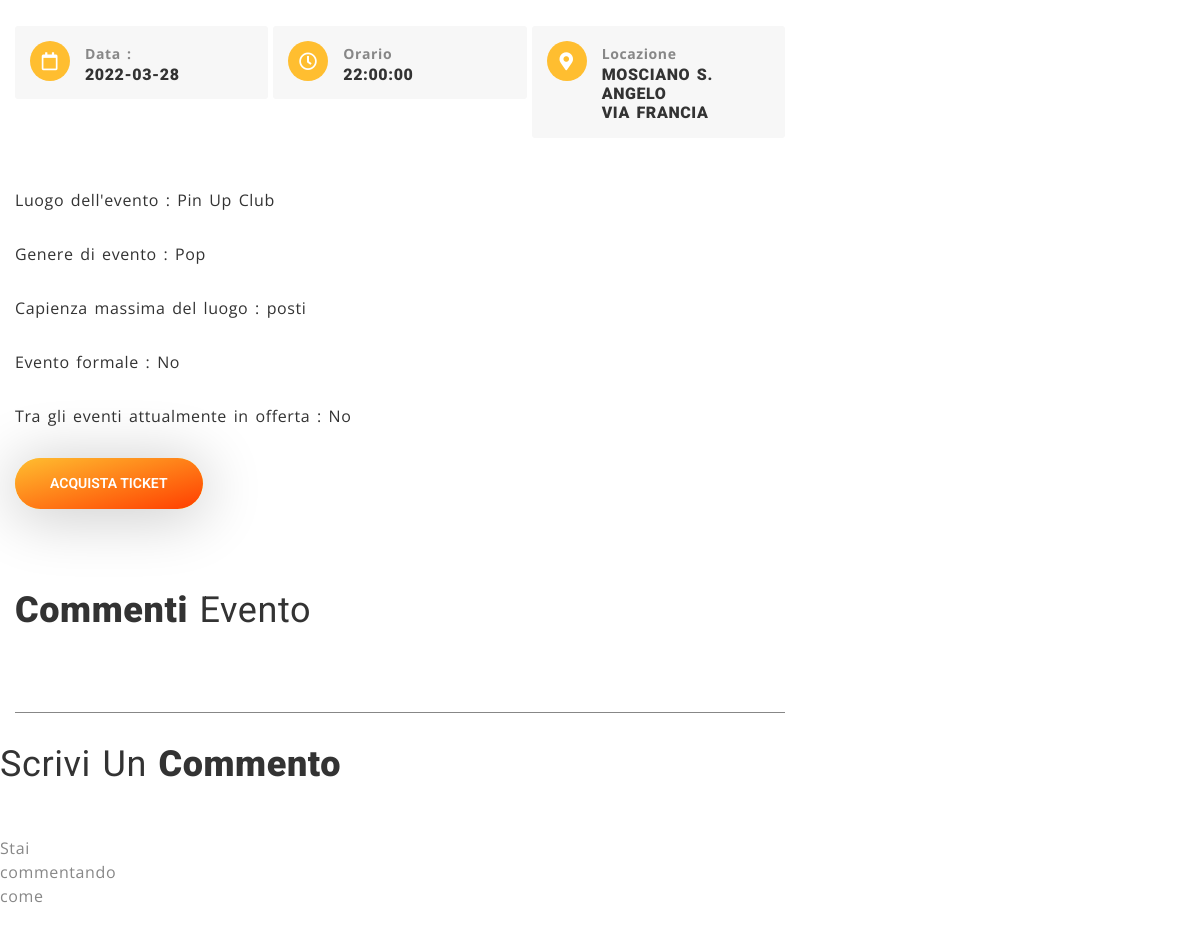
Page /Template/eventDetails.php?idEvento=6 (middle part) on the earlier database version.
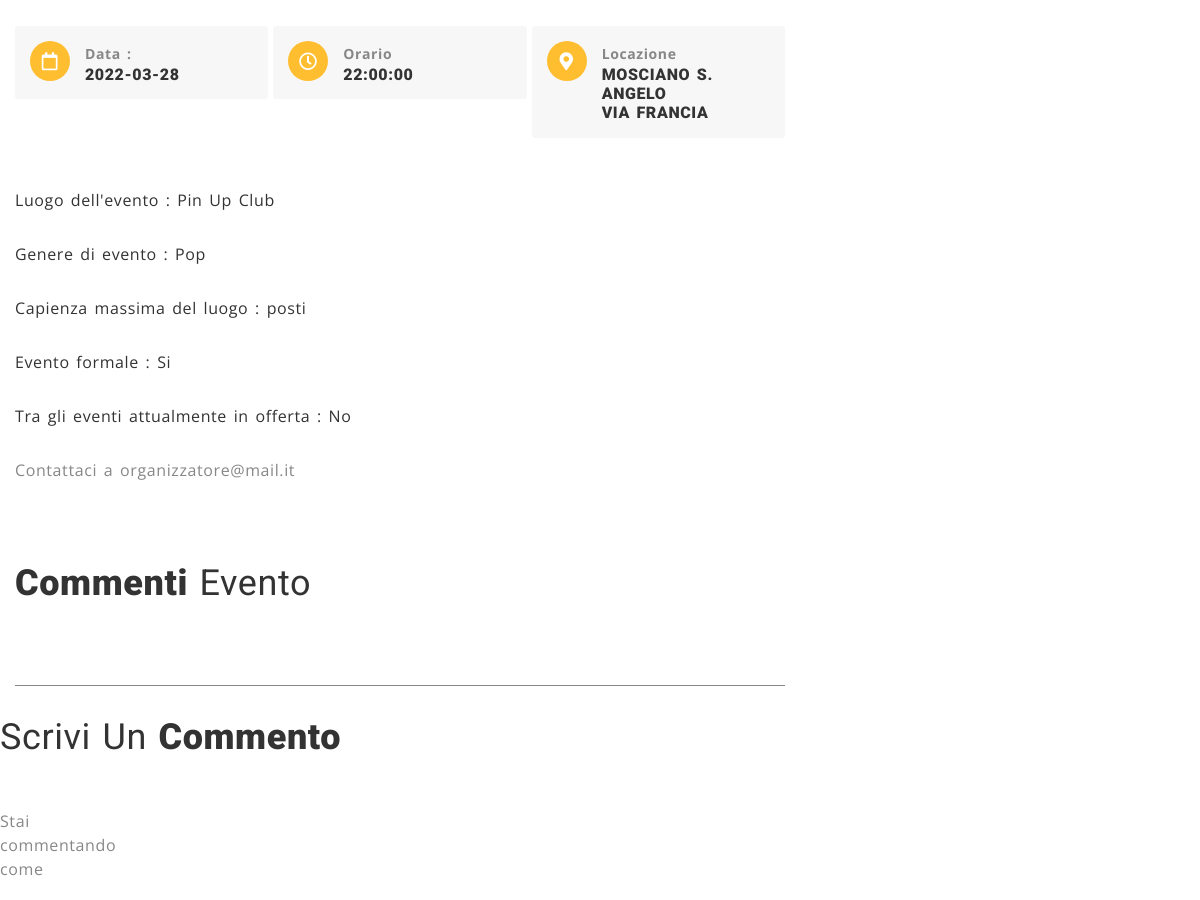
Same page on the later database version.
### tables this page shows
CREATE TABLE `Eventi` (
  `id` int(11) NOT NULL,
  `id_luogo` int(11) NOT NULL,
  `id_gruppo` int(11) NOT NULL,
  `nome` varchar(60) DEFAULT NULL,
  `data_evento` datetime DEFAULT NULL,
  `capienza` int(11) DEFAULT NULL,
  `id_genere` int(11) DEFAULT NULL,
  `prezzo` decimal(10,2) DEFAULT NULL,
  `offerta` tinyint(1) DEFAULT NULL,
  `formale` tinyint(1) DEFAULT NULL
);

CREATE TABLE `Luoghi` (
  `id` int(11) NOT NULL,
  `nome` varchar(40) DEFAULT NULL,
  `indirizzo` varchar(40) DEFAULT NULL,
  `citta` varchar(20) DEFAULT NULL,
  `capienza_max` varchar(20) DEFAULT NULL,
  `pwd` varchar(20) DEFAULT NULL
);

CREATE TABLE `Generi` (
  `id` int(11) NOT NULL,
  `nome` varchar(20) DEFAULT NULL
);

### Php/eventoSingolo.php (the view, shortened to what this page needs)
<?php
include("ConnectionDB.php");
$q = "select e.id as id_evento, e.nome as nome_evento,e.data_evento,e.capienza,e.prezzo,e.offerta,e.formale,l.nome,l.citta,l.indirizzo,g.nome as genere
from Eventi e join Luoghi l on (l.id=e.id_luogo)
join Generi g on (e.id_genere=g.id)
where e.id='". $id ."'";
$ris = mysqli_query($conn, $q);
while ($rigaCorrente = $ris->fetch_array()) {
    $data = $rigaCorrente['data_evento'];
    $offerta = $rigaCorrente['offerta'];
    $formale = $rigaCorrente['formale'];
    $luogo = $rigaCorrente['nome'];
    $citta = $rigaCorrente['citta'];
    $indirizzo = $rigaCorrente['indirizzo'];
    $genereEvento = $rigaCorrente['genere'];
    if($formale==1){
        $formale="Si";
    }else{
        $formale="No";
    }
    if($offerta==1){
        $offerta="Si";
    }else{
        $offerta="No";
    }
    $d = substr($data,-19,10);
    $time = substr($data,-8,8);
    if($a==2){
        echo $d;
    }
    if($a==3){
        echo $citta."<br>";
        echo $indirizzo;
    }
    if($a==4){
        echo $genereEvento;
    }
    if($a==6){
        echo $formale;
    }
    if($a==7){
        echo $offerta;
    }
    if($a==8){
        echo $luogo;
    }
    if($a==9){
        echo $time;
    }
}

### Template/eventDetails.php (shortened to what this page needs)
<!DOCTYPE html>
<html lang="en">
	<head>
		<link rel="stylesheet" type="text/css" href="assets/css/bootstrap.min.css">
		<link rel="stylesheet" type="text/css" href="assets/css/fontawesome-all.css">
		<link rel="stylesheet" type="text/css" href="assets/css/flaticon.css">
		<link rel="stylesheet" type="text/css" href="assets/css/slick.css">
		<link rel="stylesheet" type="text/css" href="assets/css/slick-theme.css">
		<link rel="stylesheet" type="text/css" href="assets/css/animate.css">
		<link rel="stylesheet" type="text/css" href="assets/css/owl.carousel.min.css">
		<link rel="stylesheet" type="text/css" href="assets/css/owl.theme.default.min.css">
		<link rel="stylesheet" type="text/css" href="assets/css/magnific-popup.css">
		<link rel="stylesheet" type="text/css" href="assets/css/jquery.mCustomScrollbar.min.css">
		<link rel="stylesheet" type="text/css" href="assets/css/calendar.css">
		<link rel="stylesheet" type="text/css" href="assets/css/colors/style-switcher.css">
		<link id="color_theme" rel="stylesheet" type="text/css" href="assets/css/colors/default.css">
		<link rel="stylesheet" type="text/css" href="assets/css/style.css">
	</head>
	<body class="default-header-p">
		<section id="event-details-section" class="event-details-section sec-ptb-100 clearfix">
			<div class="container">
				<div class="row">
					<div class="col-lg-8 col-md-12 col-sm-12">
						<div class="event-details mb-80">
								<h2 class="event-title"><?php $a=1; $id = $_GET['idEvento']; include("../Php/eventoSingolo.php"); ?></strong></h2>
							<div class="event-info-list ul-li clearfix mb-50">
								<ul>
									<li>
										<span class="icon">
											<i class="far fa-calendar"></i>
										</span>
										<div class="event-content">
											<small class="event-title">Data :</small>
											<h3 class="event-date"><?php $a=2; include("../Php/eventoSingolo.php"); ?></h3>
										</div>
									</li>
									<li>
										<span class="icon">
											<i class="far fa-clock"></i>
										</span>
										<div class="event-content">
											<small class="event-title">Orario </small>
											<h3 class="event-date"><?php $a=9; include("../Php/eventoSingolo.php"); ?></h3>
										</div>
									</li>
									<li>
										<span class="icon">
											<i class="fas fa-map-marker-alt"></i>
										</span>
										<div class="event-content">
											<small class="event-title">Locazione</small>
											<h3 class="event-date"><?php $a=3; include("../Php/eventoSingolo.php"); ?></h3>
										</div>
									</li>
								</ul>
							</div>
                            <p class="black-color mb-30">
                                Luogo dell'evento : <?php $a=8; include("../Php/eventoSingolo.php"); ?>
                            </p>
							<p class="black-color mb-30">
								Genere di evento : <?php $a=4; include("../Php/eventoSingolo.php"); ?>
							</p>
                            <p class="black-color mb-30">
                                Capienza massima del luogo : <?php $a=5; include("../Php/eventoSingolo.php"); ?> posti
                            </p>
                            <p class="black-color mb-30">
                                Evento formale : <?php $a=6; include("../Php/eventoSingolo.php"); ?>
                            </p>
                            <p class="black-color mb-30">
                                Tra gli eventi attualmente in offerta : <?php $a=7; include("../Php/eventoSingolo.php"); ?>
                            </p>
                            <?php $a=0; include("../Php/eventoSingolo.php");
                                if($formale=="Si"){
                                    echo "Contattaci a organizzatore@mail.it";
                                }else{
                                    echo "<button type='submit' class='custom-btn'>Acquista ticket</button>";
                                }
                                ?>
						</div>
                        <div class="reviewer-comment-wrapper mb-30 clearfix">
                            <div class="section-title text-left mb-50">
                                <h2 class="big-title"> <strong>Commenti</strong> Evento</h2>
                            </div>
                            <div class="comment-bar clearfix">
                            </div>
                        </div>
                            <?php
                            include("../Php/stampaCommenti.php");
                            ?>
                        </div>
						<div class="comment-form clearfix">
							<div class="section-title text-left mb-50">
								<h2 class="big-title">Scrivi un <strong>commento</strong></h2>
							</div>
							<div class="form-wrapper">
								<form action="../Php/contactController.php" method="post">
									<div class="row">
										<div class="col-lg-4 col-md-6 col-sm-12">
											<div class="form-item mb-30">
												 <?php  echo "Stai commentando come ".$_SESSION['username']; ?>
											</div>
										</div>
                                        <div class="col-lg-4 col-md-12 col-sm-12">
                                            <div class="form-item mb-30">
                                                <?php $a=11; include("../Php/eventoSingolo.php"); ?>
                                            </div>
                                        </div>
									</div>
								</form>
							</div>
						</div>
					</div>
                                <?php $a=10; include("../Php/eventoSingolo.php"); ?>
				</div>
		</section>
	</body>
</html>

### Template/assets/css/colors/default.css (style rules this page uses)
.section-title .line-style, .event-section .event-tab-menu .nav li a:before, .pagination ul .page-item.active .page-link:after, .slide-section .owl-theme .owl-dots .owl-dot:after, .homepage3 .event-expertise-section .link-btn a:hover, .sidebar-section .location-wrapper .title-wrapper .icon, .main-carousel2 .item .slider-content .details-btn:hover, .event-gallery-section .filters-button-group .button:after, .testimonial5-section .owl-theme .owl-dots .owl-dot:hover span, .sidebar-section .location-wrapper .contact-links ul li a .icon, .testimonial5-section .owl-theme .owl-dots .owl-dot.active span, .event-section .event-list-item .event-content .event-title:after, .event-section .event-grid-item .event-content .event-title:after, .event-details-section .event-details .event-info-list ul li .icon, .our-management-section .management-item .item-title .title-text:after, .default-header-section .header-bottom .menu-item-list > ul > li:before, .event-details-section .event-schedule .schedule-date-menu > li > .active, .event-section .tab-content .event-item .event-content .event-title:after, .event-section .tab-content .event-item2 .event-content .event-title:after, .event-section .event-list-item .event-content .event-info-list ul li .icon, .event-section .event-grid-item .event-content .event-post-meta ul li .icon, .sticky-header-section .header-bottom .user-search-btn-group ul li:hover > a, .event-details-section .event-schedule .tab-content .hotal-menu > li > .active, .upcomming-event-section3 .comming-event-item .event-content .details-btn:hover, .upcomming-event-section2 .comming-event-item .event-content .details-btn:hover, .sticky-header-section .header-bottom .user-search-btn-group ul li:hover > button, .default-header-section .header-bottom .user-search-btn-group ul li:hover > a, .default-header-section .header-bottom .user-search-btn-group ul li:hover > button, .scrolltop-fixed-header-section .header-bottom .user-search-btn-group ul li:hover > a, .scrolltop-fixed-header-section .header-bottom .user-search-btn-group ul li:hover > button, .event-section .tab-content .event-item2 .event-content .event-post-meta ul li .icon, .slide-section .main-carousel1 .item .slider-item-content .link-groups .start-btn:hover, .upcomming-event-section3 .comming-event-item .event-content .event-info-list ul li .icon, .upcomming-event-section2 .comming-event-item .event-content .event-info-list ul li .icon, .awesome-event-section .tab-content .featured-event .event-content .event-post-meta ul li .icon, .service-section .service-wrapper .service-item .service-content .service-type-list ul li .icon, .upcomming-event-section .upcomming-event-carousel .item .event-item .event-content .event-title:before, .award-section .awaed-item-area .awaed-wrapper .awaed-item .awaed-content .awaed-title .awaed-date:before, .event-details-section .event-schedule .tab-content .tab-content .tab-pane .hall-item .hall-content .event-info-list ul li .icon { background: #ffbe30!important; }
.custom-btn { background: #ffbe30!important; }
.custom-btn:before { background: linear-gradient(to bottom right, #ffbe30 , #ff3e00)!important; }
.custom-btn:after { background: linear-gradient(to bottom right, #ff3e00 , #ffbe30)!important; }

Differences in the rows shown:
changed eventi "MOSCIANO S. ANGELO": formale "No" → "Si"
Other differences:
text no longer shown: "ACQUISTA TICKET"
text now shown: "Contattaci a organizzatore@mail.it"
